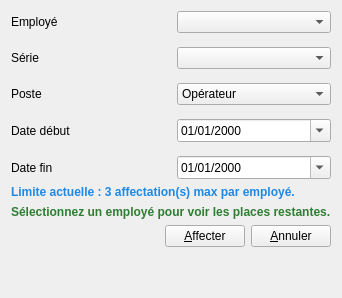
              <widget class="QWidget" name="affFormPage">
               <layout class="QVBoxLayout" name="affFormOuter">
                <item>
                 <layout class="QGridLayout" name="affFormGrid">
                  <property name="horizontalSpacing">
                   <number>12</number>
                  </property>
                  <property name="verticalSpacing">
                   <number>14</number>
                  </property>
                  <item row="0" column="0">
                   <widget class="QLabel" name="affEmpLabel">
                    <property name="text">
                     <string>Employé</string>
                    </property>
                   </widget>
                  </item>
                  <item row="0" column="1">
                   <widget class="QComboBox" name="affEmpCombo"/>
                  </item>
                  <item row="1" column="0">
                   <widget class="QLabel" name="affSerieLabel">
                    <property name="text">
                     <string>Série</string>
                    </property>
                   </widget>
                  </item>
                  <item row="1" column="1">
                   <widget class="QComboBox" name="affSerieCombo"/>
                  </item>
                  <item row="2" column="0">
                   <widget class="QLabel" name="affPosteLabel">
                    <property name="text">
                     <string>Poste</string>
                    </property>
                   </widget>
                  </item>
                  <item row="2" column="1">
                   <widget class="QComboBox" name="affPosteCombo">
                    <item>
                     <property name="text">
                      <string>Opérateur</string>
                     </property>
                    </item>
                    <item>
                     <property name="text">
                      <string>Superviseur</string>
                     </property>
                    </item>
                    <item>
                     <property name="text">
                      <string>Technicien</string>
                     </property>
                    </item>
                    <item>
                     <property name="text">
                      <string>Maintenance</string>
                     </property>
                    </item>
                   </widget>
                  </item>
                  <item row="3" column="0">
                   <widget class="QLabel" name="affDateDebLabel">
                    <property name="text">
                     <string>Date début</string>
                    </property>
                   </widget>
                  </item>
                  <item row="3" column="1">
                   <widget class="QDateEdit" name="affDateDebEdit">
                    <property name="displayFormat">
                     <string>dd/MM/yyyy</string>
                    </property>
                    <property name="calendarPopup">
                     <bool>true</bool>
                    </property>
                   </widget>
                  </item>
                  <item row="4" column="0">
                   <widget class="QLabel" name="affDateFinLabel">
                    <property name="text">
                     <string>Date fin</string>
                    </property>
                   </widget>
                  </item>
                  <item row="4" column="1">
                   <widget class="QDateEdit" name="affDateFinEdit">
                    <property name="displayFormat">
                     <string>dd/MM/yyyy</string>
                    </property>
                    <property name="calendarPopup">
                     <bool>true</bool>
                    </property>
                   </widget>
                  </item>
                 </layout>
                </item>
                <item>
                 <widget class="QLabel" name="affLimitInfoLabel">
                  <property name="styleSheet">
                   <string>color:#1e88e5; font-weight:600;</string>
                  </property>
                  <property name="text">
                   <string>Limite actuelle : 3 affectation(s) max par employé.</string>
                  </property>
                 </widget>
                </item>
                <item>
                 <widget class="QLabel" name="affRemainingInfoLabel">
                  <property name="styleSheet">
                   <string>color:#2e7d32; font-weight:600;</string>
                  </property>
                  <property name="text">
                   <string>Sélectionnez un employé pour voir les places restantes.</string>
                  </property>
                 </widget>
                </item>
                <item>
                 <layout class="QHBoxLayout" name="affFormBtnRow">
                  <item>
                   <spacer name="affFormSpacer">
                    <property name="orientation">
                     <enum>Qt::Orientation::Horizontal</enum>
                    </property>
                    <property name="sizeHint" stdset="0">
                     <size>
                      <width>40</width>
                      <height>20</height>
                     </size>
                    </property>
                   </spacer>
                  </item>
                  <item>
                   <widget class="QPushButton" name="affSaveBtn">
                    <property name="toolTip">
                     <string>Enregistrer l'affectation</string>
                    </property>
                    <property name="text">
                     <string>&amp;Affecter</string>
                    </property>
                    <property name="icon">
                     <iconset resource="img.qrc">
                      <normaloff>:/img/add.svg</normaloff>:/img/add.svg</iconset>
                    </property>
                    <property name="iconSize">
                     <size>
                      <width>18</width>
                      <height>18</height>
                     </size>
                    </property>
                   </widget>
                  </item>
                  <item>
                   <widget class="QPushButton" name="affCancelBtn">
                    <property name="toolTip">
                     <string>Annuler la saisie d'affectation</string>
                    </property>
                    <property name="text">
                     <string>&amp;Annuler</string>
                    </property>
                   </widget>
                  </item>
                 </layout>
                </item>
                <item>
                 <spacer name="affFormVSpacer">
                  <property name="orientation">
                   <enum>Qt::Orientation::Vertical</enum>
                  </property>
                  <property name="sizeHint" stdset="0">
                   <size>
                    <width>20</width>
                    <height>40</height>
                   </size>
                  </property>
                 </spacer>
                </item>
               </layout>
              </widget>
